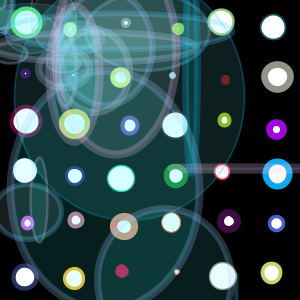
Frame 1 (no input)
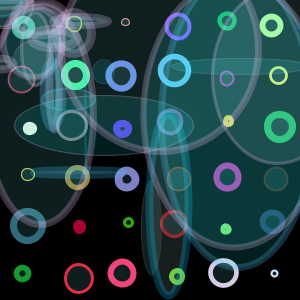
Frame 60 (the mouse pressed at the canvas centre just before this capture)
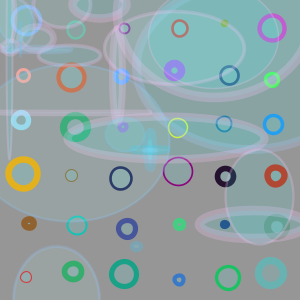
Frame 120 (the mouse held since frame 60 and released just before this capture)

The Processing sketch that drew these frames (run headless with seeded random() and noise(); from frame 60 on, the mouse is pressed at the canvas centre):

// Processing sketch: processing_22281
// ── processing_22281.pde

void setup() {
size(300,300);
ellipseMode(CENTER);
background(255,255,255);
}
 
void elli(float x, float y,float z) {
  stroke(random(255),random(255),random(255));
  strokeWeight(random(1,8));
  ellipse(x,y,z,z);
  }
 
 
void draw() {
  
background(mouseY,mouseY,mouseX);
for(int a=0;a<width/5;a++){
  for(int b=0;b<height/5;b++){
    elli(random(10)+a*50+20,random(10)+b*50+20,random(3,30));
  }
}

  strokeWeight(random(10));
  stroke(random(500),200,500,60);
  fill(random(200),500,500,30);
  ellipse(mouseX,mouseY,random(75), random(75));
 
   strokeWeight(random(10));
  stroke(random(500),200,500,60);
  fill(random(200),500,500,30);
  ellipse(mouseX,mouseY,random(75), random(75));
  
    strokeWeight(random(10));
  stroke(random(500),200,500,60);
  fill(random(200),500,500,30);
  ellipse(mouseY,mouseX,random(75), random(75));
 
     strokeWeight(random(10));
  stroke(random(500),200,500,60);
  fill(random(200),500,500,30);
  ellipse(mouseY,mouseX,random(75), random(75));
  
      strokeWeight(random(10));
  stroke(random(500),200,500,60);
  fill(random(200),500,500,30);
  ellipse(random(75),random(75),random(75), random(75));
  
        strokeWeight(random(10));
  stroke(random(500),200,500,60);
  fill(random(200),500,500,30);
  ellipse(random(75),random(75),random(75), random(75));
  
        strokeWeight(random(10));
  stroke(random(500),200,500,60);
  fill(random(200),500,500,30);
  ellipse(random(75),random(75),random(75), random(75));
  
        strokeWeight(random(10));
  stroke(random(500),200,500,60);
  fill(random(200),500,500,30);
  ellipse(random(75),random(75),random(75), random(75));
  
        strokeWeight(random(10));
  stroke(random(500),200,500,60);
  fill(random(200),500,500,30);
  ellipse(random(75),random(75),random(75), random(75));
  
        strokeWeight(random(10));
  stroke(random(500),200,500,60);
  fill(random(200),500,500,30);
  ellipse(random(75),random(75),random(75), random(75));
  
        strokeWeight(random(10));
  stroke(random(500),200,500,60);
  fill(random(200),500,500,30);
  ellipse(random(100),random(100),random(100), random(100));
  
          strokeWeight(random(10));
  stroke(random(500),200,500,60);
  fill(random(200),500,500,30);
  ellipse(random(100),random(100),random(100), random(100));
  
          strokeWeight(random(10));
  stroke(random(500),200,500,60);
  fill(random(200),500,500,30);
  ellipse(random(100),random(100),random(100), random(100));
  
          strokeWeight(random(10));
  stroke(random(500),200,500,60);
  fill(random(200),500,500,30);
  ellipse(random(100),random(100),random(100), random(100));
  
          strokeWeight(random(10));
  stroke(random(500),200,500,60);
  fill(random(200),500,500,30);
  ellipse(random(150),random(100),random(150), random(100));
  
          strokeWeight(random(10));
  stroke(random(500),200,500,60);
  fill(random(200),500,500,30);
  ellipse(random(250),random(250),random(250), random(250));
  
            strokeWeight(random(10));
  stroke(random(500),200,500,60);
  fill(random(200),500,500,30);
  ellipse(random(250),random(250),random(250), random(250));
  
            strokeWeight(random(10));
  stroke(random(500),200,500,60);
  fill(random(200),500,500,30);
  ellipse(random(250),random(250),random(250), random(250));
  
            strokeWeight(random(10));
  stroke(random(500),200,500,60);
  fill(random(200),500,500,30);
  ellipse(random(250),random(250),random(250), random(250));
  
            strokeWeight(random(10));
  stroke(random(500),200,500,60);
  fill(random(200),500,500,30);
  ellipse(random(300),random(300),random(200), random(250));
  
              strokeWeight(random(10));
  stroke(random(500),200,500,60);
  fill(random(200),500,500,30);
  ellipse(random(300),random(300),random(200), random(250));
  
  
              strokeWeight(random(10));
  stroke(random(500),200,500,60);
  fill(random(200),500,500,30);
  ellipse(random(300),random(300),random(200), random(250));
  
              strokeWeight(random(10));
  stroke(random(500),200,500,60);
  fill(random(200),500,500,30);
  ellipse(random(300),random(300),random(200), random(250));
  
              strokeWeight(random(10));
  stroke(random(500),200,500,60);
  fill(random(200),500,500,30);
  ellipse(random(300),random(300),random(200), random(300));
  
                strokeWeight(random(10));
  stroke(random(500),200,500,60);
  fill(random(200),500,500,30);
  ellipse(random(300),random(300),random(200), random(300));
  
                strokeWeight(random(10));
  stroke(random(500),200,500,60);
  fill(random(200),500,500,30);
  ellipse(random(300),random(300),random(200), random(300));
  
                strokeWeight(random(10));
  stroke(random(500),200,500,60);
  fill(random(200),500,500,30);
  ellipse(random(300),random(300),random(200), random(300));
  
                strokeWeight(random(10));
  stroke(random(500),200,500,60);
  fill(random(200),500,500,30);
  ellipse(random(300),random(300),random(200), random(300));
}


                
                
